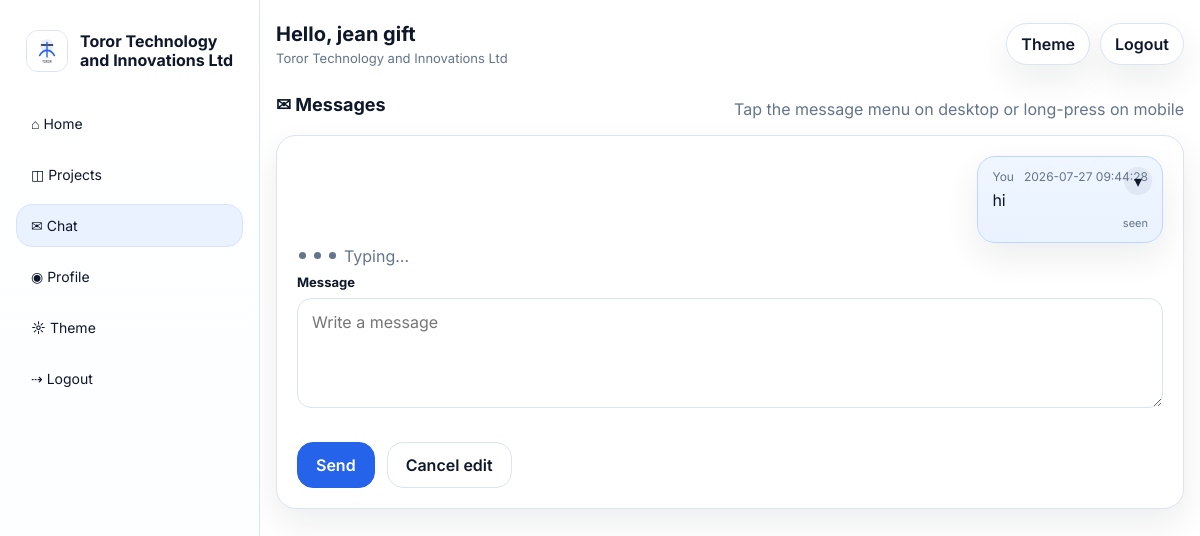
The page /chat (signed in) on the database its author committed.
### tables this page shows
CREATE TABLE settings (
        key TEXT PRIMARY KEY,
        value TEXT NOT NULL
    );

CREATE TABLE users (
        id INTEGER PRIMARY KEY AUTOINCREMENT,
        name TEXT NOT NULL,
        username TEXT NOT NULL UNIQUE,
        email TEXT NOT NULL UNIQUE,
        password_hash TEXT NOT NULL,
        location_text TEXT,
        location_lat REAL,
        location_lng REAL,
        device_info TEXT,
        ip_address TEXT,
        created_at TEXT NOT NULL,
        last_login_at TEXT,
        last_seen_at TEXT,
        is_active INTEGER NOT NULL DEFAULT 1
    );

CREATE TABLE chat_messages (
        id INTEGER PRIMARY KEY AUTOINCREMENT,
        sender TEXT NOT NULL,
        role TEXT NOT NULL DEFAULT 'visitor',
        message TEXT NOT NULL,
        is_read INTEGER NOT NULL DEFAULT 0,
        created_at TEXT NOT NULL,
        edited_at TEXT,
        edited INTEGER NOT NULL DEFAULT 0
    , owner_user_id INTEGER, owner_email TEXT);

### app.py (the view)
@app.route('/chat')
@user_required
def chat():
    if is_admin():
        return redirect(url_for('admin_chat'))
    owner_id = current_chat_owner_id()
    messages = query_all(
        'SELECT * FROM chat_messages WHERE owner_user_id=? ORDER BY id ASC LIMIT 100',
        (owner_id,),
    )
    return render_template('chat.html', messages=messages)

### app.py (called while the page is built, shortened)
def get_db():
    if 'db' not in g:
        conn = sqlite3.connect(DB_PATH)
        conn.row_factory = sqlite3.Row
        g.db = conn
    return g.db

def query_one(sql, args=()):
    return get_db().execute(sql, args).fetchone()

def query_all(sql, args=()):
    return get_db().execute(sql, args).fetchall()

def get_setting(key, default=''):
    row = query_one('SELECT value FROM settings WHERE key=?', (key,))
    return row['value'] if row else default

def current_chat_owner_id():
    return session.get('user_id') if session.get('user_id') else None

def is_admin():
    return session.get('admin_logged_in') is True

def is_user_logged_in():
    return bool(session.get('user_id') or session.get('user_email'))

def user_display_name():
    if is_admin():
        return get_setting('developer_name', 'Team') or 'Team'
    user_id = session.get('user_id')
    if user_id:
        row = query_one('SELECT name FROM users WHERE id=?', (user_id,))
        if row and row['name']:
            return row['name']

def user_required(fn):
    @wraps(fn)
    def wrapper(*args, **kwargs):
        if not is_user_logged_in() and not is_admin():
            return redirect(url_for('login'))
        return fn(*args, **kwargs)
    return wrapper

@app.before_request
def protect_admin_routes():
    path = request.path or ''
    if path == '/xtspolsjhulupjoppsuplmkzcodup' or path.startswith('/admin') or path.startswith('/api/admin'):
        if path in {'/xtspolsjhulupjoppsuplmkzcodup'}:
            return None
        if not is_admin():
            return redirect(url_for('admin_entry'))
    return None

def public_logo():
    logo = get_setting('logo_path', '/static/default-logo.svg')
    return logo if logo else '/static/default-logo.svg'

@app.after_request
def add_cache_headers(resp):
    if request.path.startswith('/static/'):
        resp.headers['Cache-Control'] = 'public, max-age=31536000, immutable'
    else:
        resp.headers['Cache-Control'] = 'no-store'
    return resp

### templates/chat.html (shortened to what this page needs)
{% extends 'base.html' %}
{% set title = 'Chat · ' ~ site_name %}
{% block content %}
  <section class="section">
    <div class="section-head chat-head">
      <h3>✉ Messages</h3>
      <span class="muted">Tap the message menu on desktop or long-press on mobile</span>
    </div>
    <div class="card chat-card">
      <div id="chat-list" data-chat-list data-last-id="{{ messages[-1].id if messages else 0 }}" class="chat-box">
        {% for msg in messages %}
          <div class="msg {{ 'admin' if msg.role == 'admin' else 'visitor' }} {{ 'mine' if msg.sender == user_email or (is_admin() and msg.role == 'admin') else '' }}" data-message-id="{{ msg.id }}" data-owner="{{ 'true' if (msg.sender == user_email or (is_admin() and msg.role == 'admin')) else 'false' }}" data-role="{{ msg.role }}">
            <div class="bubble">
              <div class="meta">
                <span>{{ 'You' if msg.sender == user_email else (site_name if msg.role == 'admin' else display_name) }}</span>
                <span>{{ msg.created_at[:19].replace('T', ' ') }}</span>
              </div>
              <div class="content">{{ msg.message }}</div>
              <div class="statusline">
                {% if msg.sender == user_email and msg.is_read %}<span>seen</span>{% endif %}
              </div>
              <button type="button" class="msg-menu-btn" data-msg-menu aria-label="Message options">▾</button>
            </div>
          </div>
        {% endfor %}
      </div>
      <div class="typing-line" id="typing-line" hidden>
        <span class="dot"></span><span class="dot"></span><span class="dot"></span>
        <span>Typing…</span>
      </div>
      <form data-chat-form class="grid chat-form">
        <div class="field">
          <label>Message</label>
          <textarea name="message" placeholder="Write a message" required></textarea>
        </div>
        <div class="hero-ctas">
          <button class="btn primary" type="submit" data-send-label>Send</button>
          <button class="btn ghost" type="button" data-cancel-edit hidden>Cancel edit</button>
        </div>
      </form>
    </div>
  </section>
{% endblock %}

### templates/base.html (shortened to what this page needs)
<!doctype html>
<html lang="en">
<head>
  <link rel="stylesheet" href="/static/css/style.css">
</head>
<body class="{% if is_admin() and show_nav %}admin-mode{% elif show_nav %}user-mode{% else %}auth-mode{% endif %}">
  <div class="{% if show_nav %}shell{% else %}auth-shell{% endif %}">
    {% if show_nav %}
      {% if is_admin() %}
      <aside class="sidebar admin-sidebar">
        <a class="brand admin-brand" href="/admin/dashboard">
          <img src="{{ logo_path }}" alt="Logo">
          <div>
            <h1>{{ site_name }}</h1>
            <p>Control Center</p>
          </div>
        </a>
        <div class="sidebar-label">Admin workspace</div>
        <nav class="nav admin-nav">
          <a href="/admin/dashboard" class="{{ 'active' if request.path == '/admin/dashboard' else '' }}">◫ Dashboard</a>
          <a href="/admin/users" class="{{ 'active' if '/admin/users' in request.path else '' }}">◉ Users</a>
          <a href="/admin/projects" class="{{ 'active' if '/admin/projects' in request.path else '' }}">▣ Projects</a>
          <a href="/admin/vault" class="{{ 'active' if '/admin/vault' in request.path else '' }}">⟐ Vault</a>
          <a href="/admin/contacts" class="{{ 'active' if '/admin/contacts' in request.path else '' }}">✉ Contacts</a>
          <a href="/admin/chat" class="{{ 'active' if '/admin/chat' in request.path else '' }}">☰ Messages</a>
          <a href="/admin/settings" class="{{ 'active' if '/admin/settings' in request.path else '' }}">⚙ Settings</a>
          <button type="button" data-theme-toggle>☼ Theme</button>
          <a href="/admin/logout">⇢ Logout</a>
        </nav>
        <div class="footer-note">Company control panel for content, users, and settings.</div>
      </aside>
      {% else %}
      <aside class="sidebar">
        <a class="brand" href="/portal">
          <img src="{{ logo_path }}" alt="Logo">
          <div>
            <h1>{{ site_name }}</h1>
          </div>
        </a>
        <nav class="nav">
          <a href="/portal" class="{{ 'active' if request.path == '/portal' else '' }}">⌂ Home</a>
          <a href="/projects" class="{{ 'active' if '/projects' in request.path else '' }}">◫ Projects</a>
          <a href="/chat" class="{{ 'active' if '/chat' in request.path else '' }}">✉ Chat</a>
          <a href="/profile" class="{{ 'active' if '/profile' in request.path else '' }}">◉ Profile</a>
          <button type="button" data-theme-toggle>☼ Theme</button>
          <a href="/logout">⇢ Logout</a>
        </nav>
      </aside>
      {% endif %}
    {% endif %}
    <main class="{% if show_nav %}main{% else %}auth-main{% endif %}">
      <div class="{% if show_nav %}container{% else %}auth-container{% endif %}">
        {% if show_nav %}
        <div class="topbar {% if is_admin() %}topbar-admin{% endif %}">
          <div class="topbar-left">
            <span class="greeting">Hello, {{ display_name }}</span>
            <span class="subtle">{% if is_admin() %}Administrator workspace{% else %}{{ site_name }}{% endif %}</span>
          </div>
          <div class="topbar-right">
            <button type="button" class="btn small" data-theme-toggle>Theme</button>
            <a class="btn small ghost" href="{% if is_admin() %}/admin/logout{% else %}/logout{% endif %}">Logout</a>
          </div>
        </div>
        {% endif %}
        {% block content %}{% endblock %}
      </div>
    </main>
  </div>
</body>
</html>

### static/css/style.css (style rules this page uses)
:root { --bg:#ffffff; --panel:#f7f9fc; --text:#0f172a; --muted:#64748b; --border:#dbe4f0; --accent:#2563eb; --accent-soft:#eaf1ff; --shadow:0 14px 34px rgba(15,23,42,.08); --radius:20px; }
* { box-sizing:border-box }
html,body { margin:0;padding:0;font-family:Inter,ui-sans-serif,system-ui,-apple-system,BlinkMacSystemFont,"Segoe UI",sans-serif;background:var(--bg);color:var(--text) }
a { color:inherit;text-decoration:none }
img { max-width:100%;display:block }
button,input,textarea,select { font:inherit }
.container { width:min(1180px,calc(100% - 32px));margin:0 auto }
.shell { display:grid;grid-template-columns:260px 1fr;min-height:100vh }
.sidebar { position:sticky;top:0;height:100vh;padding:22px 16px;border-right:1px solid var(--border);background:linear-gradient(180deg,#fff, #fbfdff) }
.brand { display:flex;align-items:center;gap:12px;padding:8px 10px;border-radius:16px }
.brand img { width:42px;height:42px;object-fit:contain;border-radius:12px;background:#fff;border:1px solid var(--border) }
.brand h1 { font-size:16px;line-height:1.2;margin:0 }
.nav { margin-top:22px;display:grid;gap:8px }
.nav a,.nav button { display:flex;align-items:center;gap:12px;border:1px solid transparent;background:transparent;border-radius:16px;padding:12px 14px;font-size:14px;color:var(--text);cursor:pointer }
.nav a.active,.nav a:hover,.nav button:hover { background:var(--accent-soft);border-color:#d8e4ff }
.main { padding:20px 0 40px }
.topbar { display:flex;justify-content:space-between;align-items:center;gap:12px;margin-bottom:24px;padding:2px 0 }
.topbar-left { display:grid;gap:4px }
.greeting { font-size:18px;font-weight:700 }
.subtle { color:var(--muted);font-size:13px }
.topbar-right { display:flex;gap:10px;flex-wrap:wrap }
.pill,.btn.small { display:inline-flex;align-items:center;gap:8px;padding:10px 14px;border:1px solid var(--border);border-radius:999px;background:#fff;box-shadow:var(--shadow) }
.hero-ctas { display:flex;gap:12px;flex-wrap:wrap;margin-top:18px }
.btn { display:inline-flex;align-items:center;justify-content:center;gap:8px;padding:12px 18px;border-radius:16px;border:1px solid var(--border);background:#fff;color:var(--text);font-weight:600;cursor:pointer }
.btn.primary { background:var(--accent);border-color:var(--accent);color:#fff }
.btn.ghost { background:transparent }
.grid { display:grid;gap:16px }
.card { background:#fff;border:1px solid var(--border);border-radius:var(--radius);padding:18px;box-shadow:var(--shadow) }
.card h3,.section h3 { margin:0 0 8px;font-size:18px }
.card p,.muted { color:var(--muted);line-height:1.6 }
.section { margin-top:26px }
.section-head { display:flex;justify-content:space-between;align-items:end;gap:12px;margin-bottom:12px }
.field { display:grid;gap:8px }
.field label { font-size:13px;font-weight:700 }
.field input,.field textarea,.field select { width:100%;padding:13px 14px;border:1px solid var(--border);border-radius:14px;background:#fff;color:var(--text);font:inherit;outline:none }
.field textarea { min-height:110px;resize:vertical }
.chat-card,.form-card { padding:20px }
.chat-box { display:grid;gap:12px }
.msg { display:flex }
.msg.mine { justify-content:flex-end }
.bubble { max-width:min(680px,92%);padding:12px 14px;border-radius:18px;border:1px solid var(--border);background:#fff;box-shadow:var(--shadow) }
.msg.mine .bubble { background:#eff6ff;border-color:#bfd6ff }
.meta { font-size:12px;color:var(--muted);display:flex;justify-content:space-between;gap:10px;margin-bottom:6px }
.content { white-space:pre-wrap;word-break:break-word }
.statusline { display:flex;gap:8px;justify-content:flex-end;margin-top:6px;font-size:11px;color:var(--muted) }
.typing-line { display:inline-flex;align-items:center;gap:8px;color:var(--muted);padding:2px 2px 8px }
.dot { width:7px;height:7px;border-radius:50%;background:var(--muted);animation:pulse 1.2s infinite ease-in-out }
.dot:nth-child(2) { animation-delay:.15s }
.dot:nth-child(3) { animation-delay:.3s }
.chat-head h3 { display:flex;align-items:center;gap:8px }
.chat-box { position:relative }
.msg { position:relative }
.msg .bubble { position:relative }
.msg.mine .bubble { background:linear-gradient(180deg,#eff6ff,#e9f2ff) }
.msg-menu-btn { position:absolute;top:10px;right:10px;width:28px;height:28px;border:none;border-radius:50%;background:rgba(148,163,184,.15);color:inherit;cursor:pointer;display:none }
.msg[data-owner="true"] .msg-menu-btn { display:inline-grid;place-items:center }
.topbar-left .greeting { font-size:20px }

### rows shown on the page
settings: value (placeholder picture)
settings: value "Toror Technology and Innovations Ltd"
users: name "jean gift"
chat_messages: sender "You", created_at "2026-07-27 09:44:28", message "hi", is_read "seen"
